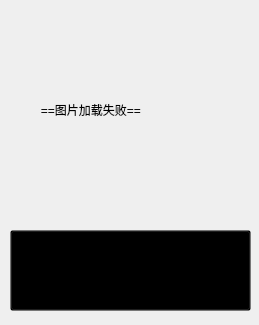
<?xml version="1.0" encoding="UTF-8"?>
<ui version="4.0">
 <class>HomeMerchItem</class>
 <widget class="QWidget" name="HomeMerchItem">
  <property name="geometry">
   <rect>
    <x>0</x>
    <y>0</y>
    <width>259</width>
    <height>325</height>
   </rect>
  </property>
  <property name="minimumSize">
   <size>
    <width>259</width>
    <height>325</height>
   </size>
  </property>
  <property name="maximumSize">
   <size>
    <width>259</width>
    <height>325</height>
   </size>
  </property>
  <property name="windowTitle">
   <string>Form</string>
  </property>
  <property name="styleSheet">
   <string notr="true">QPushButton{

	background: transparent;
}
QPushButton:hover{
	font: Bold;
	text-decoration: underline;

}</string>
  </property>
  <widget class="QPushButton" name="pb_merch">
   <property name="geometry">
    <rect>
     <x>10</x>
     <y>230</y>
     <width>241</width>
     <height>81</height>
    </rect>
   </property>
   <property name="text">
    <string>15个字符</string>
   </property>
  </widget>
  <widget class="QWidget" name="layoutWidget">
   <property name="geometry">
    <rect>
     <x>10</x>
     <y>10</y>
     <width>242</width>
     <height>214</height>
    </rect>
   </property>
   <layout class="QGridLayout" name="gridLayout">
    <item row="0" column="0">
     <spacer name="horizontalSpacer">
      <property name="orientation">
       <enum>Qt::Horizontal</enum>
      </property>
      <property name="sizeHint" stdset="0">
       <size>
        <width>13</width>
        <height>197</height>
       </size>
      </property>
     </spacer>
    </item>
    <item row="0" column="1">
     <widget class="QLabel" name="label">
      <property name="minimumSize">
       <size>
        <width>200</width>
        <height>200</height>
       </size>
      </property>
      <property name="maximumSize">
       <size>
        <width>200</width>
        <height>200</height>
       </size>
      </property>
      <property name="text">
       <string>   ==图片加载失败==</string>
      </property>
     </widget>
    </item>
    <item row="0" column="2">
     <spacer name="horizontalSpacer_2">
      <property name="orientation">
       <enum>Qt::Horizontal</enum>
      </property>
      <property name="sizeHint" stdset="0">
       <size>
        <width>13</width>
        <height>197</height>
       </size>
      </property>
     </spacer>
    </item>
    <item row="1" column="0" colspan="3">
     <spacer name="verticalSpacer">
      <property name="orientation">
       <enum>Qt::Vertical</enum>
      </property>
      <property name="sizeHint" stdset="0">
       <size>
        <width>238</width>
        <height>5</height>
       </size>
      </property>
     </spacer>
    </item>
   </layout>
  </widget>
 </widget>
 <resources/>
 <connections/>
</ui>
